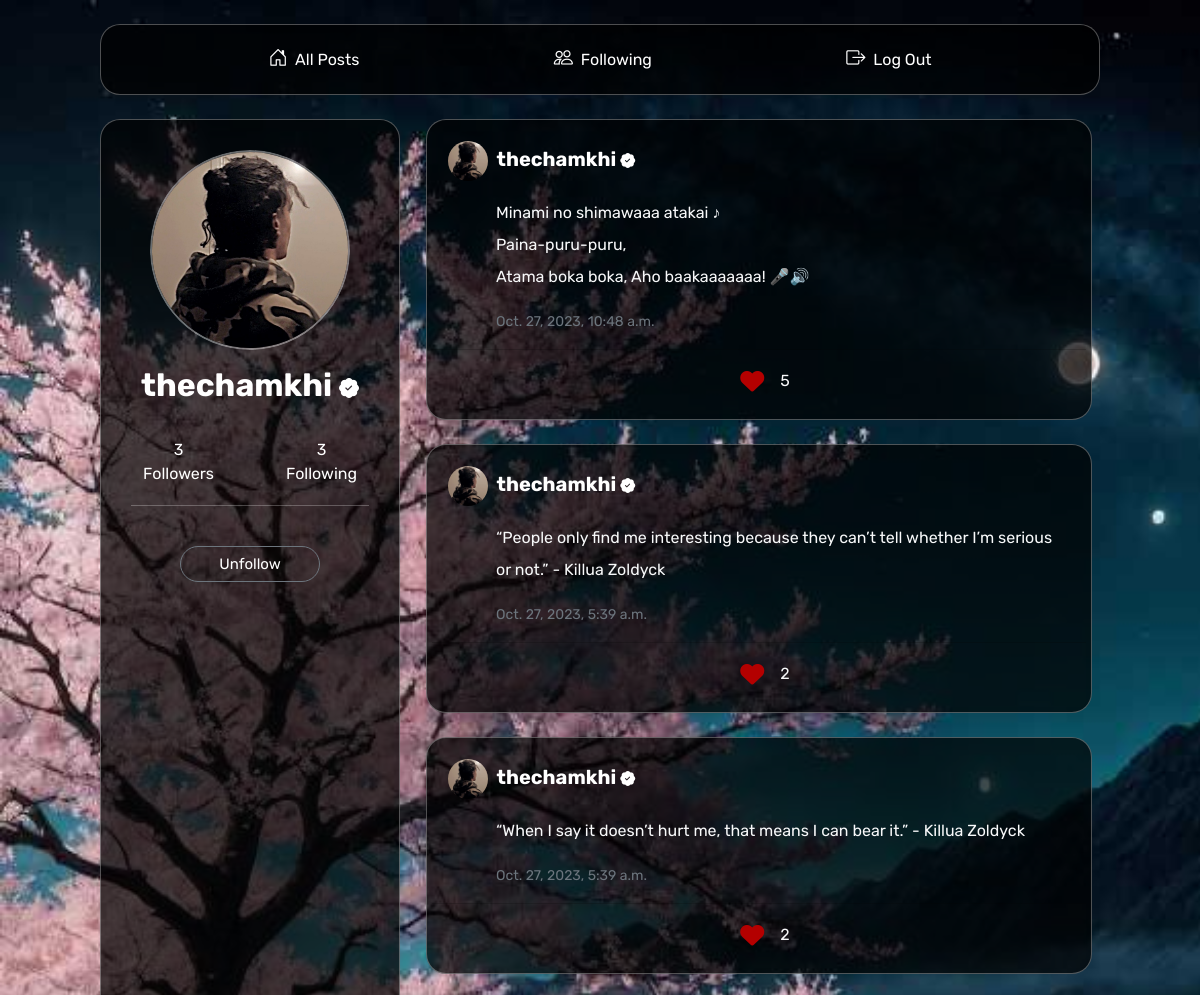
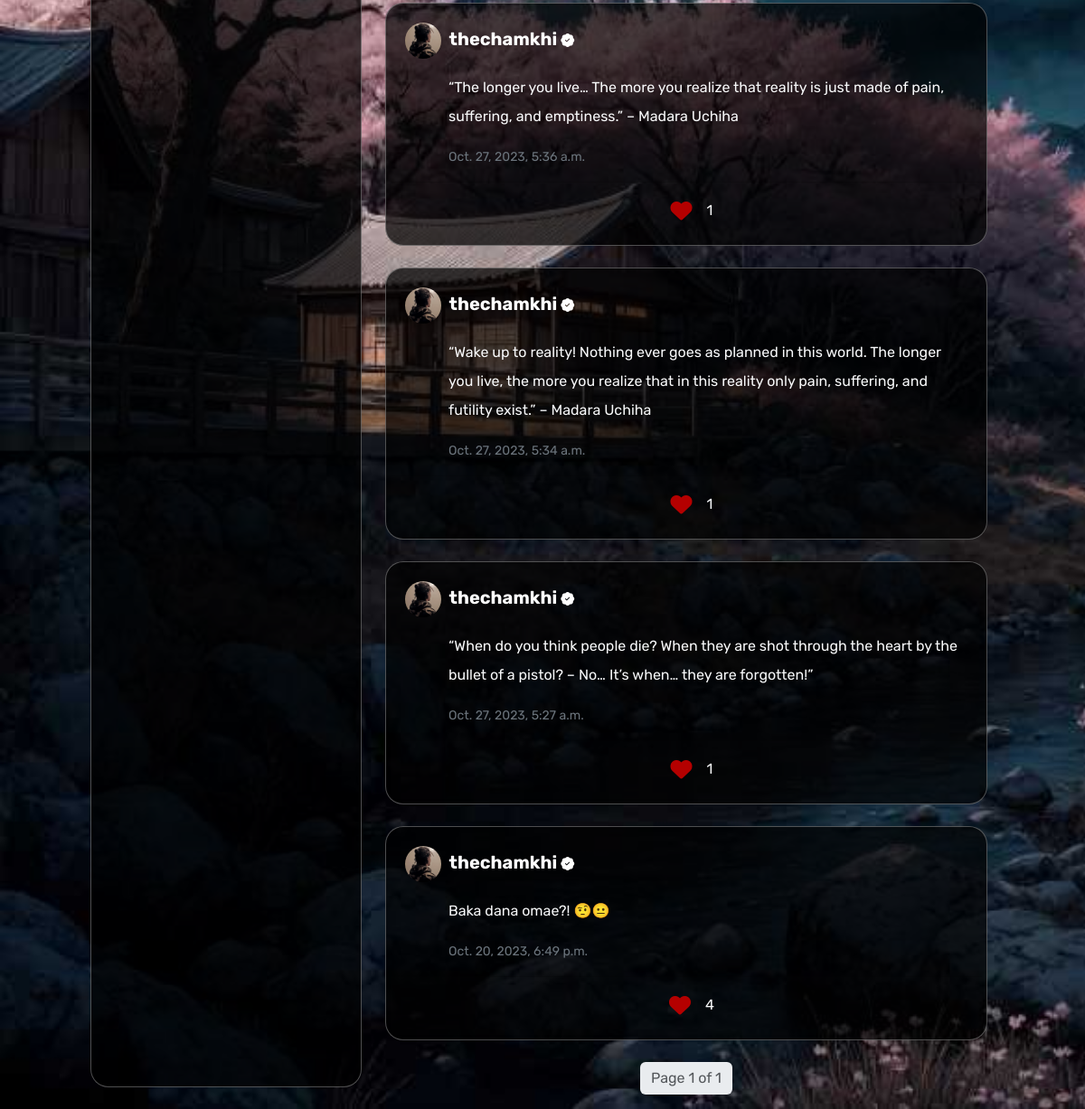
Page /profile/thechamkhi/ (signed in) on the committed database (2 pictures, top to bottom).
### network/models.py (models this page shows, shortened)
class User(AbstractUser):
    profile_image = models.ImageField(upload_to='profile_pics/')

class Post(models.Model):
    user = models.ForeignKey(User, on_delete=models.CASCADE)
    content = models.TextField()
    created_at = models.DateTimeField(auto_now_add=True)
    likes = models.ManyToManyField(User, through='Like', related_name='liked_posts')

### network/views.py (the view)
# urls.py: path("profile/<str:username>/", views.profile, name="profile"),
@login_required
def profile(request, username):
    profile_user = get_object_or_404(User, username=username)
    followers_count = Follow.objects.filter(followed=profile_user).count()
    following_count = Follow.objects.filter(follower=profile_user).count()
    user = request.user
    is_following = Follow.objects.filter(follower=user, followed=profile_user).exists()
    posts = Post.objects.filter(user=profile_user).order_by('-created_at')
    if request.method == 'POST':
        if request.FILES.get('profile_image'):
            profile_user.profile_image = request.FILES['profile_image']
            profile_user.save()
            messages.success(request, 'Profile image updated successfully.')
    paginator = Paginator(posts, 10)
    page_number = request.GET.get('page')
    page = paginator.get_page(page_number)
    return render(request, "network/profile.html", {
        "profile_user": profile_user,
        "followers_count": followers_count,
        "following_count": following_count,
        "is_following": is_following,
        "page": page,
        "posts": posts
    })

### network/templates/network/profile.html (shortened to what this page needs)
{% extends "network/layout.html" %}
{% load static %}
{% block body %}
<div class="profilpage mt-4">
  {% for post in page %}
    <div class="card mb-4 text-light">
      <div class="card-body position-relative">
        <h5 class="card-title mb-3">
          {% if post.user.profile_image %}
              <img src="{{ post.user.profile_image.url }}" class="img-fluid rounded-circle profile-image me-1" style="width: 40px; height: 40px;">
          {% endif %}
          <a href="{% url 'profile' post.user.username %}">
            <strong>{{ post.user.username }} <i class="bi bi-patch-check-fill"></i></strong>
          </a>
        </h5>
        <p class="card-text post-content lh-lg ps-5" id="post-content-{{ post.id }}" style="white-space: pre-line;">{{ post.content }}</p>
        <p class="card-text ps-5">
          <small class="text-secondary">{{ post.created_at }}</small>
        </p>
      </div>
      <div class="card-footer text-center">
        <button class="btn like-button" data-postid="{{ post.id }}">
          {% if user in post.likes.all %}
          <i class="fas fa-heart"></i>
          {% else %}
          <i class="far fa-heart text-light"></i>
          {% endif %}
        </button>
        <span class="like-count" id="like-count-{{ post.id }}">{{ post.likes.count }}</span>
      </div>
    </div>
  {% endfor %}
  <nav aria-label="Page navigation">
    <ul class="pagination justify-content-center mt-4">
      <li class="page-item disabled">
        <span class="page-link">Page {{ page.number }} of {{ page.paginator.num_pages }}</span>
      </li>
    </ul>
  </nav>
</div>
{% endblock %}

### network/templates/network/layout.html (shortened to what this page needs)
{% load static %}
<!DOCTYPE html>
<html lang="en">
<head>
    <link href="https://cdn.jsdelivr.net/npm/bootstrap@5.3.2/dist/css/bootstrap.min.css" rel="stylesheet">
    <link href="https://cdn.jsdelivr.net/npm/bootstrap-icons@1.7.0/font/bootstrap-icons.css" rel="stylesheet">
    <link rel="stylesheet" href="https://cdnjs.cloudflare.com/ajax/libs/font-awesome/6.0.0-beta3/css/all.min.css">
    <link href="{% static 'network/styles.css' %}" rel="stylesheet">
</head>
<body class="cover">
  <div class="container-fluid">
      <div class="row justify-content-center">
        <div class="header col-md-10 mt-4">
          <div class="d-flex justify-content-evenly">
            <a class="nav-link" href="{% url 'index' %}">
                <i class="bi bi-house-door"></i>&nbsp; <span class="hide">All Posts</span>
            </a>
            {% if user.is_authenticated %}
            <a class="nav-link" href="{% url 'following' %}">
                <i class="bi bi-people"></i>&nbsp; <span class="hide">Following</span>
            </a>
            <a class="nav-link" href="{% url 'logout' %}">
                <i class="bi bi-box-arrow-right"></i>&nbsp; <span class="hide">Log Out</span>
            </a>
            {% endif %}
          </div>
        </div>
        <aside class="profile text-center col-md-3 hide">
          <div class="picontainer position-relative">
              {% if profile_user.profile_image %}
                <img src="{{ profile_user.profile_image.url }}" class="img-fluid rounded-circle profile-image" style="width: 200px; height: 200px; border: 2px solid rgba(255, 255, 255, 0.4);">
              {% endif %}
          </div>
          <h2 class="mt-3 mb-4" style="font-weight: bold;">{{ profile_user.username }} <i class="bi bi-patch-check-fill" style="font-size: 20px;"></i></h2>
          <div class="d-flex justify-content-center">
            <p class="me-5 folly follower-count">{{ followers_count }} Followers</p>
            <p class="folly following-count">{{ following_count }} Following</p>
          </div>
          <hr class="pb-4" style="margin-top: -7px;">
          <div class="d-flex justify-content-evenly">
            {% if user != profile_user %}
            <div class="follow-button" data-username="{{ profile_user.username }}" data-is-following="{{ is_following }}">
              {% if is_following %}
                  <button class="btn btn-secondary unfollowbtn">Unfollow</button>
              {% else %}
                  <button class="btn btn-primary followbtn">Follow</button>
              {% endif %}
            </div>
            {% endif %}
          </div>
        </aside>
        <main class="col-md-7">
          {% block body %}{% endblock %}
        </main>
      </div>
  </div>
</body>
</html>

### network/static/network/styles.css (style rules this page uses)
.cover { font-family: 'Rubik', sans-serif; background-image: url('/static/network/cover.jpg'); background-size: cover; background-repeat: no-repeat; background-attachment: fixed; color: #ffffff; overflow: hidden; }
.picontainer { margin: 0 auto; position: relative; width: 200px; height: 200px; border-radius: 50%; overflow: hidden; }
.profile-image { object-fit: cover; object-position: center; }
.profile { background-color: rgba(0, 0, 0, 0.7); border-radius: 20px; padding: 30px; border: 1px solid rgba(255, 255, 255, 0.3); margin: 24px 14px; }
.header { background-color: rgba(0, 0, 0, 0.7); border-radius: 20px; padding: 13px; border: 1px solid rgba(255, 255, 255, 0.3); }
.card { background-color: rgba(0, 0, 0, 0.7); border-radius: 20px; padding: 5px; border: 1px solid rgba(255, 255, 255, 0.3); }
.card-title i { font-size: 15px; }
.card a { color: #ffffff; text-decoration: none; }
.nav-link { color: #ffffff; border-radius: 40px; padding: 7px 40px; }
.nav-link i { font-weight: bold; font-size: larger; }
.folly { width: 100px; padding: 10px; }
.like-button { text-decoration: none; border: none; outline: none; font-size: 24px; }
.postbtn, .unfollowbtn, .followbtn, .viewprofile { border-radius: 20px; width: 140px; height: 36px; font-size: 15px; }
.viewprofile, .unfollowbtn { background-color: transparent; }
.fas { color: rgb(180, 0, 0); }
.page-link { background-color: rgba(0, 0, 0, 0.7); border: none; }
.pagination span { color: white; }

### rows in the picture
User: profile_image (picture), username "thechamkhi"
Post: user.profile_image (picture), user.username "thechamkhi", content "Minami no shimawaaa atakai ♪ Paina-puru-puru, Atama boka boka, Aho baakaaaaaaa! 🎤🔊", created_at "Oct. 27, 2023, 10:48 a.m.", likes.count "5"
Post: user.profile_image (picture), user.username "thechamkhi", content "“People only find me interesting because they can’t tell whether I’m serious or not.” - Killua Zoldyck", created_at "Oct. 27, 2023, 5:39 a.m.", likes.count "2"
Post: user.profile_image (picture), user.username "thechamkhi", content "“When I say it doesn’t hurt me, that means I can bear it.” - Killua Zoldyck", created_at "Oct. 27, 2023, 5:39 a.m.", likes.count "2"
Post: user.profile_image (picture), user.username "thechamkhi", content "“The longer you live… The more you realize that reality is just made of pain, suffering, and emptiness.” – Madara Uchiha", created_at "Oct. 27, 2023, 5:36 a.m.", likes.count "1"
Post: user.profile_image (picture), user.username "thechamkhi", content "“Wake up to reality! Nothing ever goes as planned in this world. The longer you live, the more you realize that in this reality only pain, suffering, and futility exist.” – Madara Uchiha", created_at "Oct. 27, 2023, 5:34 a.m.", likes.count "1"
Post: user.profile_image (picture), user.username "thechamkhi", content "“When do you think people die? When they are shot through the heart by the bullet of a pistol? – No… It’s when… they are forgotten!”", created_at "Oct. 27, 2023, 5:27 a.m.", likes.count "1"
Post: user.profile_image (picture), user.username "thechamkhi", content "Baka dana omae?! 🤨😐", created_at "Oct. 20, 2023, 6:49 p.m.", likes.count "4"

### other values in the picture
{{ followers_count }} "3"
{{ following_count }} "3"
{{ page.number }} "1"
{{ page.paginator.num_pages }} "1"
